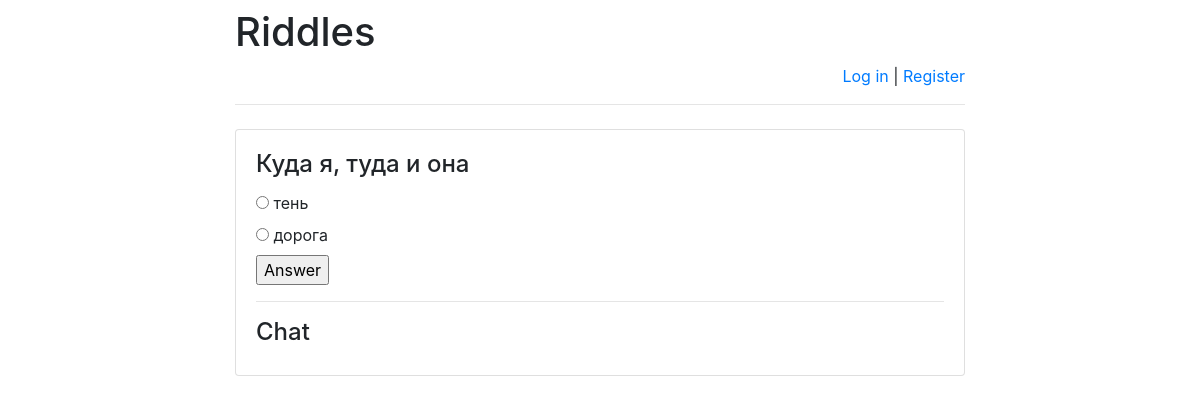
The page /riddles/2/ on the database as committed earlier.
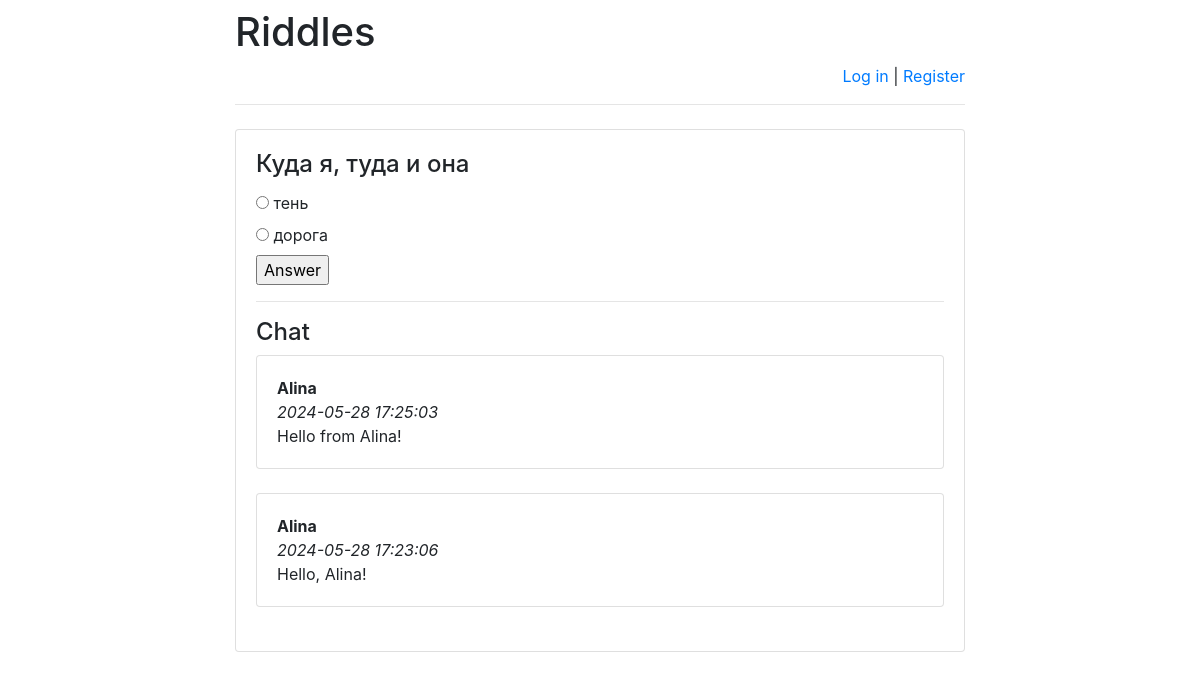
The same page on the database as committed later.
### riddles/models.py (models this page shows)
class Option(models.Model):
    riddle = models.ForeignKey(Riddle, on_delete=models.CASCADE)
    text = models.CharField(max_length=255)
    correct = models.BooleanField(default=False)

class Message(models.Model):
    chat = models.ForeignKey(
        Riddle,
        verbose_name='Чат под загадкой',
        on_delete=models.CASCADE)
    author = models.ForeignKey(
        User,
        verbose_name='Пользователь', on_delete=models.CASCADE)
    message = models.TextField('Сообщение')
    pub_date = models.DateTimeField(
        'Дата сообщения',
        default=timezone.now)

### riddles/views.py (the view)
# urls.py: re_path('^([0-9]+)/$', views.detail, name='detail'),
def detail(request, riddle_id):
    error_message = None
    if "error_message" in request.GET:
        error_message = request.GET["error_message"]
    return render(
        request,
        "answer.html",
        {
            "riddle": get_object_or_404(
                Riddle, pk=riddle_id),
            "error_message": error_message,
            "latest_messages":
                Message.objects
                .filter(chat_id=riddle_id)
                .order_by('-pub_date')[:5]
        }
    )

### templates/answer.html (shortened to what this page needs)
{% extends 'base.html' %}
{% block main %}
    <h4 class="card-title">{{ riddle.riddle_text }}</h4>
    <form action="answer/" method="post">
        {% for option in riddle.option_set.all %}
            <input type="radio" name="option"
                   id="option{{ forloop.counter }}"
                   value="{{ option.id }}"/>
            <label for="option{{ forloop.counter }}">
                {{ option.text }}
            </label><br>
        {% endfor %}
        <input type="submit" value="Answer"/>
    </form>
    <hr>
    <h4>Chat</h4>
    <div id="history">
        {% for message in latest_messages %}
            <div class="card">
                <div class="card-body">
                    <strong>
                        {{ message.author.username }}
                    </strong>
                    <br/>
                    <em>
                        {{ message.pub_date|date:'Y-m-d H:i:s' }}
                    </em>
                    <br/>
                    {{ message.message }}
                </div>
            </div>
            <br/>
        {% endfor %}
    </div>
{% endblock %}

Rows that differ between the two databases and show on the page:
added Message: author.username "Alina", pub_date "2024-05-28 17:25:03", message "Hello from Alina!"
added Message: author.username "Alina", pub_date "2024-05-28 17:23:06", message "Hello, Alina!"
